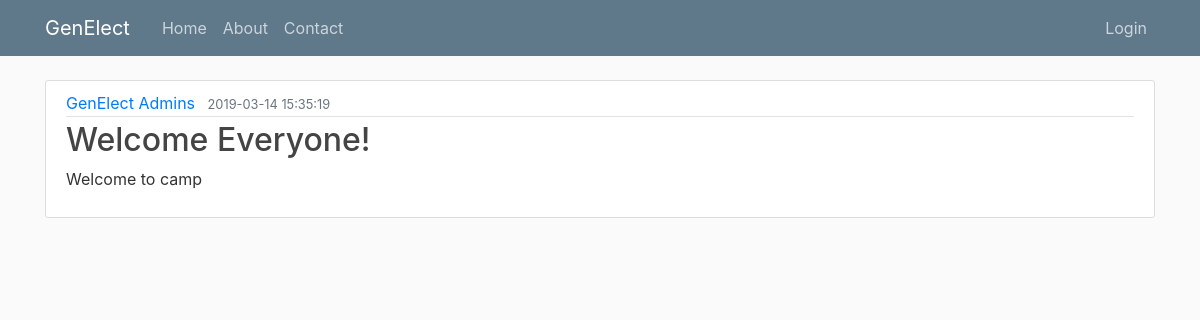
The page /index on the database as committed earlier.
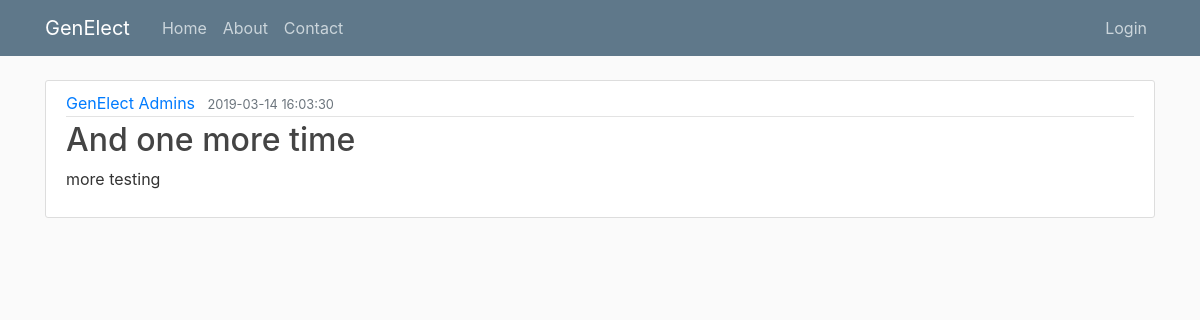
The same page on the database as committed later.
### genElect/models.py (models this page shows)
class Base(db.Model):
    __abstract__ = True
    id = db.Column(db.Integer, primary_key=True, autoincrement=True)
    date_created = db.Column(db.DateTime, default=db.func.current_timestamp())
    date_modified = db.Column(db.DateTime, default=db.func.current_timestamp(),
            onupdate=db.func.current_timestamp())

class Notifications(Base):
    title = db.Column(db.String(100))
    notification = db.Column(db.String(1000))

### genElect/__init__.py (the view)
@app.route("/")
@app.route("/home")
@app.route("/index")
def index():
    notifications = Notifications.query.all()
    notifications.reverse()
    return render_template('index.html', notifications=notifications)

### genElect/templates/index.html (shortened to what this page needs)
{% extends "layout.html" %}
{% block content %}
    {% for notification in notifications %}
        <article class="media content-section">
          <div class="media-body">
            <div class="article-metadata">
              <a class="mr-2" href="#">GenElect Admins</a>
              <small class="text-muted">{{ notification.date_created }}</small>
            </div>
            <h2><a class="article-title" href="#">{{ notification.title }}</a></h2>
            <p class="article-content">{{ notification.notification }}</p>
          </div>
        </article>
    {% endfor %}
{% endblock content %}

### genElect/templates/layout.html (shortened to what this page needs)
<!DOCTYPE html>
<html>
<head>
    <link rel="stylesheet" href="https://maxcdn.bootstrapcdn.com/bootstrap/4.0.0/css/bootstrap.min.css">
    <link rel="stylesheet" type="text/css" href="{{ url_for('static', filename='main.css') }}">
</head>
<body>
    <header class="site-header">
      <nav class="navbar navbar-expand-md navbar-dark bg-steel fixed-top">
        <div class="container">
          <a class="navbar-brand mr-4" href="/">GenElect</a>
          <div class="collapse navbar-collapse" id="navbarToggle">
            <div class="navbar-nav mr-auto">
              <a class="nav-item nav-link" href="{{ url_for('index') }}">Home</a>
              <a class="nav-item nav-link" href="{{ url_for('about') }}">About</a>
              <a class="nav-item nav-link" href="{{ url_for('contact') }}">Contact</a>
            </div>
            <div class="navbar-nav">
              {% if current_user.is_authenticated %}
                {% if current_user.username == "admin" %}
                  <a class="nav-item nav-link" href="{{ url_for('admin') }}">Admin</a>
                {% endif %}
                <a class="nav-item nav-link" href="{{ url_for('account') }}">Account</a>
                <a class="nav-item nav-link" href="{{ url_for('logout') }}">Logout</a>
              {% else %}
                <a class="nav-item nav-link" href="{{ url_for('login') }}">Login</a>
              {% endif %}
            </div>
          </div>
        </div>
      </nav>
    </header>
    <main role="main" class="container">
      <div class="row">
        <div class="col-md-12">
          {% block content %}{% endblock %}
        </div>
      </div>
    </main>
</body>
</html>

### genElect/static/main.css (style rules this page uses)
body { background: #fafafa; color: #333333; margin-top: 5rem; }
h1, h2, h3, h4, h5, h6 { color: #444444; }
.bg-steel { background-color: #5f788a; }
.site-header .navbar-nav .nav-link { color: #cbd5db; }
.content-section { background: #ffffff; padding: 10px 20px; border: 1px solid #dddddd; border-radius: 3px; margin-bottom: 20px; }
.article-title { color: #444444; }
.article-content { white-space: pre-line; }
.article-metadata { padding-bottom: 1px; margin-bottom: 4px; border-bottom: 1px solid #e3e3e3 }

Rows that differ between the two databases and show on the page:
removed Notifications: date_created "2019-03-14 15:35:19", title "Welcome Everyone!", notification "Welcome to camp"
added Notifications: date_created "2019-03-14 16:03:30", title "And one more time", notification "more testing"
